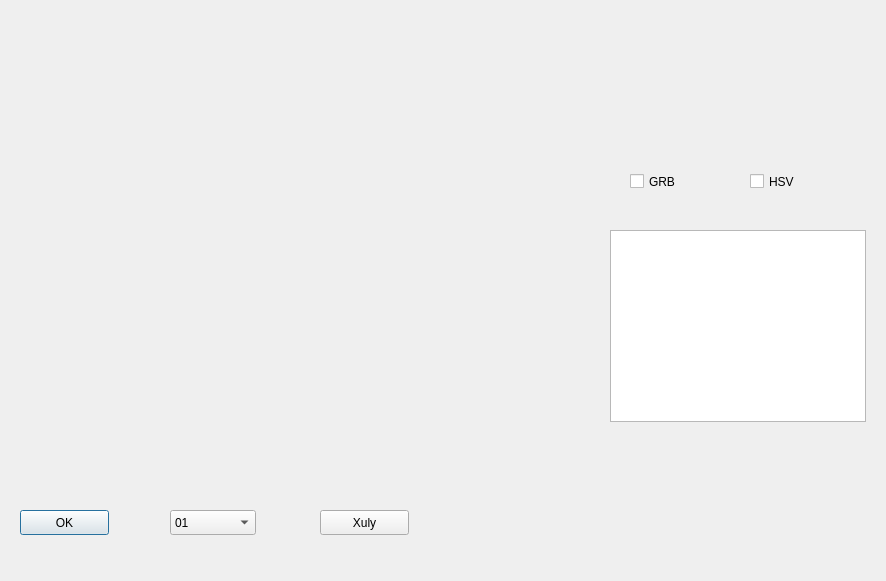
<?xml version="1.0" encoding="UTF-8"?>
<ui version="4.0">
 <class>detecton_clor_Dialog</class>
 <widget class="QDialog" name="detecton_clor_Dialog">
  <property name="geometry">
   <rect>
    <x>0</x>
    <y>0</y>
    <width>886</width>
    <height>581</height>
   </rect>
  </property>
  <property name="baseSize">
   <size>
    <width>3</width>
    <height>3</height>
   </size>
  </property>
  <property name="windowTitle">
   <string>Dialog</string>
  </property>
  <widget class="QWidget" name="verticalLayoutWidget">
   <property name="geometry">
    <rect>
     <x>0</x>
     <y>0</y>
     <width>581</width>
     <height>491</height>
    </rect>
   </property>
   <layout class="QVBoxLayout" name="verticalLayout">
    <item>
     <widget class="QLabel" name="img_label">
      <property name="text">
       <string/>
      </property>
     </widget>
    </item>
   </layout>
  </widget>
  <widget class="QPushButton" name="pushButton">
   <property name="geometry">
    <rect>
     <x>20</x>
     <y>510</y>
     <width>89</width>
     <height>25</height>
    </rect>
   </property>
   <property name="text">
    <string>OK</string>
   </property>
  </widget>
  <widget class="QComboBox" name="comboBox">
   <property name="geometry">
    <rect>
     <x>170</x>
     <y>510</y>
     <width>86</width>
     <height>25</height>
    </rect>
   </property>
   <item>
    <property name="text">
     <string>01</string>
    </property>
   </item>
   <item>
    <property name="text">
     <string>02</string>
    </property>
   </item>
   <item>
    <property name="text">
     <string>03</string>
    </property>
   </item>
   <item>
    <property name="text">
     <string>04</string>
    </property>
   </item>
  </widget>
  <widget class="QCheckBox" name="checkBox">
   <property name="geometry">
    <rect>
     <x>630</x>
     <y>170</y>
     <width>92</width>
     <height>23</height>
    </rect>
   </property>
   <property name="text">
    <string>GRB</string>
   </property>
  </widget>
  <widget class="QCheckBox" name="checkBox_2">
   <property name="geometry">
    <rect>
     <x>750</x>
     <y>170</y>
     <width>92</width>
     <height>23</height>
    </rect>
   </property>
   <property name="text">
    <string>HSV</string>
   </property>
  </widget>
  <widget class="QTableWidget" name="tableWidget">
   <property name="geometry">
    <rect>
     <x>610</x>
     <y>230</y>
     <width>256</width>
     <height>192</height>
    </rect>
   </property>
   <property name="baseSize">
    <size>
     <width>3</width>
     <height>3</height>
    </size>
   </property>
  </widget>
  <widget class="QPushButton" name="xulyanh_pushButton">
   <property name="geometry">
    <rect>
     <x>320</x>
     <y>510</y>
     <width>89</width>
     <height>25</height>
    </rect>
   </property>
   <property name="text">
    <string>Xuly</string>
   </property>
  </widget>
 </widget>
 <resources/>
 <connections/>
</ui>
